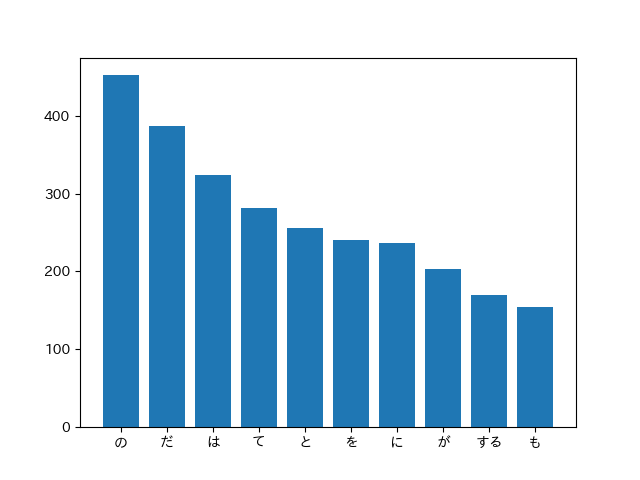

This figure's Python source:
from knock34 import get_ma_list_for_sentence
def calc_cooccurrence(word):
  result = {}
  ma_list = get_ma_list_for_sentence()

  for sentence in ma_list:
    for i, d in enumerate(sentence):
      if (d["surface"] == word):
        for s in sentence:
          if (s["pos"] == "補助記号"):
            continue
          if (s["surface"] != word):
            if (s['base'] in result):
              result[f"{s['base']}"] += 1
            else:
              result[f"{s['base']}"] = 1
  return sorted(result.items(), reverse=True, key=lambda x:x[1])

if __name__ == "__main__":
  import matplotlib.pyplot as plt
  import matplotlib_fontja

  data = calc_cooccurrence('猫')[0:10]
  print(data)

  plt.bar(*zip(*data))
  plt.savefig('./kotsugi/chapter04/knock37.png')
  
